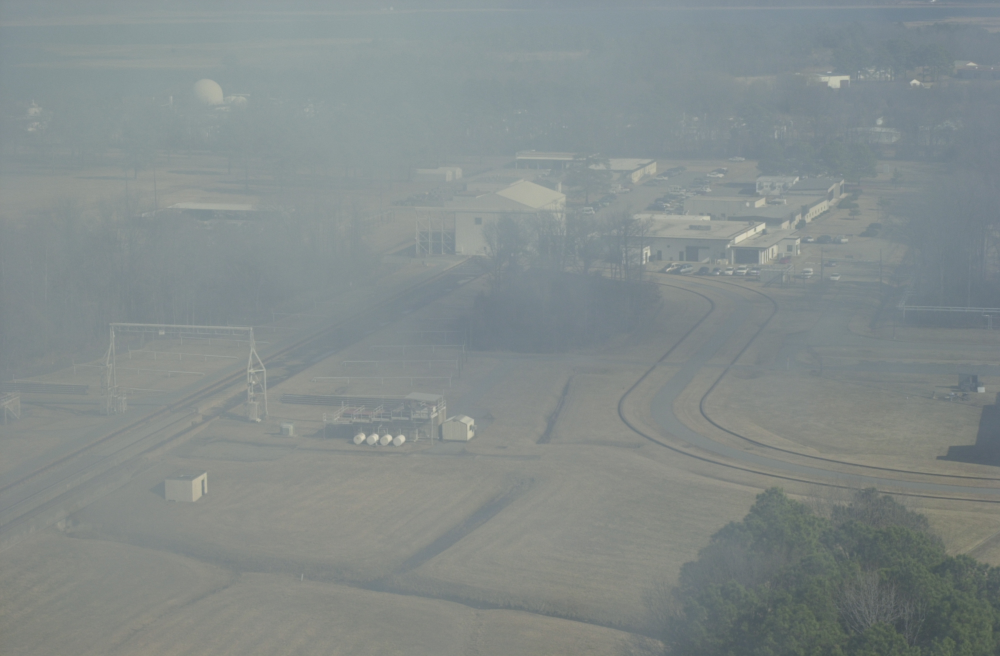
%> input picture DIP course/lg-image26.jpg, 2000 x 1312 px (shown at 1/2 size)
$ octave HW4_4.m   (GNU Octave 9; MATLAB toolbox functions it lacks are replaced by stand-ins)
%> lines starting %> are read from the running program, lines starting %| are printed output that depends on the picture; in (x1, y1, x2, y2) boxes, pixels count from 0 and x2, y2 are one past the last pixel; in counts of white or black regions, pixels touching at a corner belong together; the program's own positions count from 1
clc
clear
close all
f=imread('lg-image26.jpg');
%> f is the input picture: size 1312x2000x3 uint8; mean R, G, B 131.6, 139.6, 138.9
f=rgb2gray(f);
%> f: size 1312x2000 uint8
g=imresize(f,0.3);
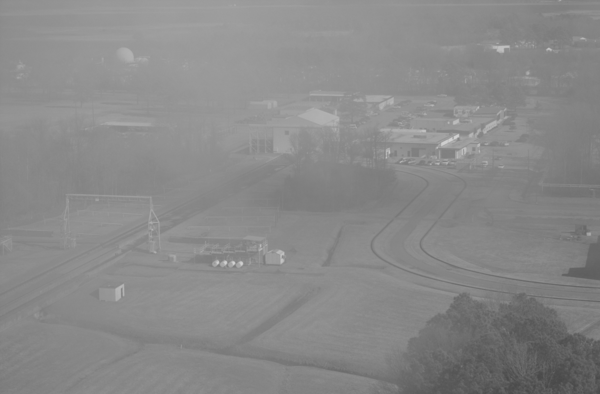
%> g: size 394x600 uint8; min 73, max 210, mean 137.1
figure,imshow(f,[]),title('Original Image')
figure,imshow(g,[]),title('Scaled Image')
gd=im2double(g);
[M,N]=size(g);
%> M = 394; N = 600
gamma=-10;
fgamma=255^(1-gamma)*gd.^gamma;
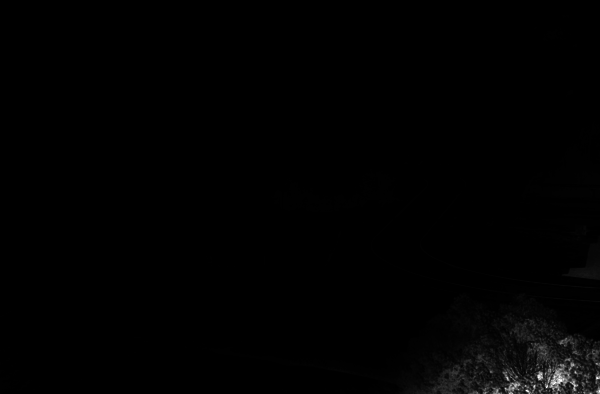
%> fgamma: size 394x600 double; min 2.07e+27, max 8.02e+31, mean 6.44e+29; drawn with min black and max white
figure,imshow(fgamma,[]),title(['Gamma Corrected Image with Gamma=',num2str(gamma)])
 h=zeros(256,1);
for m=1:M
    for n=1:N
        r=g(m,n);
        h(r+1)=h(r+1)+1;
    end
end
%> after the loop, h = 256 values, max 11030 at index 137, min 0 at index 1, mean 923.4
s=h./(M*N);
%> s = 256 values, max 0.0467 at index 137, min 0 at index 1, mean 0.00391
gh=heq(g);
%> after the loop in heq, `for i=1:M`:
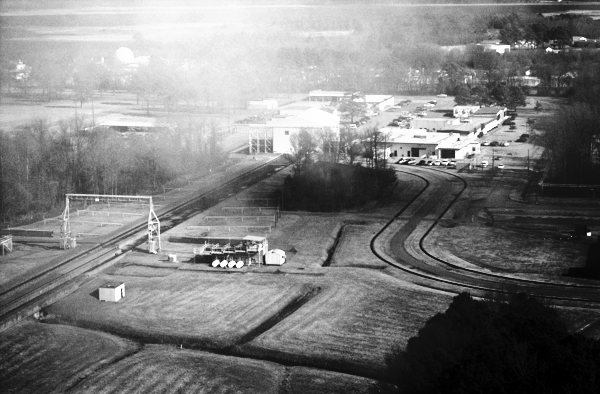
%> gh: size 394x600 double; min 0, max 236398, mean 114918.9; drawn with min black and max white
figure,imshow(gh,[]),title('Histogram Equalizer')
T=0;
for i=1:256
    T=T+s(i)*(i-1);
end
%> after the loop, T = 137.1
% [8 lines of commented-out code are left out]
cdf(1)=h(1);
for i=2:256
    cdf(i)=h(i)+cdf(i-1);
end
%> after the loop, cdf = 256 values from 0 to 236400
figure,bar(cdf),title('CDF of the histogram')
hshift=max(h(1:floor(T)));
%> hshift = 11030
cdf(floor(T)+1:end)=cdf(floor(T)+1:end)+hshift;
gbh=zeros(size(g));
for m=1:M
    for n=1:N
        v=g(m,n);
        gbh(m,n)=cdf(v);
    end
end
figure,imshow(gbh,[]),title('Bihistogram Equalized Image')
% [21 lines of commented-out code are left out]


L=30;
gzp(1:L,L+1:L+N)=g(1:L , :);
gzp((M+L+1):(M+2*L),L+1:L+N)=g((M-L+1):M,:);
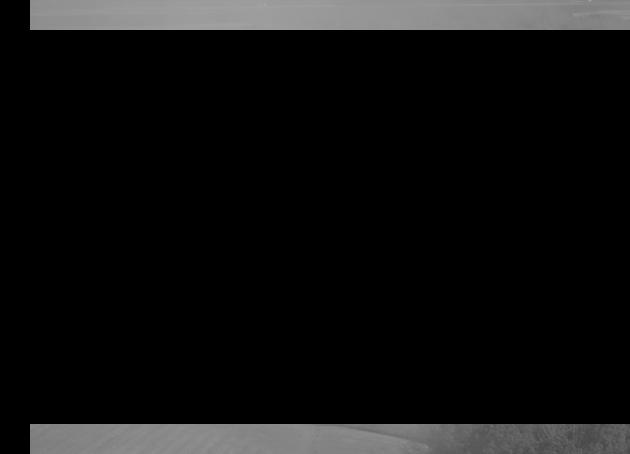
%> gzp: size 454x630 uint8; min 0, max 167, mean 16.7
gzp(L+1:L+M,1:L)=g(:,1:L);
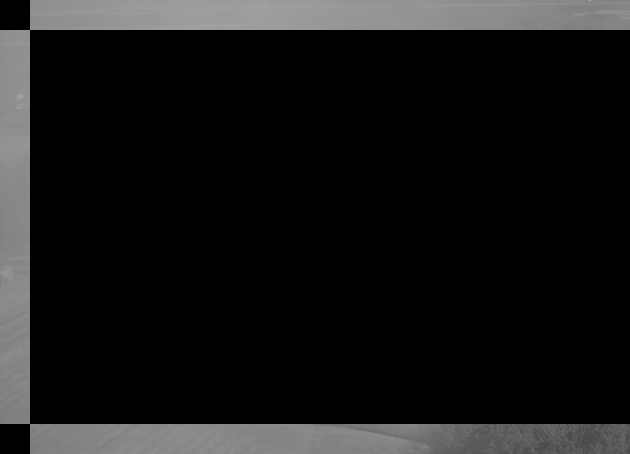
%> gzp: size 454x630 uint8; 4.13% of pixels changed, all inside (x1, y1, x2, y2) = (0, 30, 30, 424)
gzp(L+1:L+M,(N+L+1):(N+2*L))=g(:,(N-L+1):N);
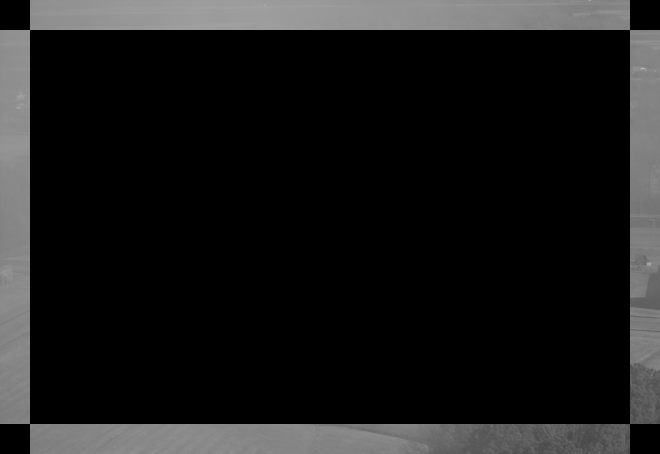
%> gzp: size 454x660 uint8; min 0, max 183, mean 26.1
gzp(L+1:M+L,L+1:N+L)=g;
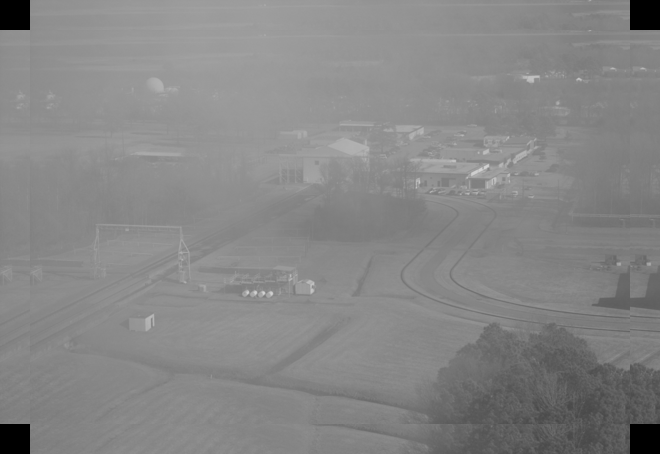
%> gzp: size 454x660 uint8; min 0, max 210, mean 134.3
%> the run ends on the next line
for m=L+1:M+L
% [16 lines not run here, left out]
function gh=heq(g)
    [M,N]=size(g);
    h=zeros(256,1);
    for m=1:M
        for n=1:N
            r=g(m,n);
            h(r+1)=h(r+1)+1;
        end
    end
    for i=1:M
        for j=1:N
            gh(i,j)=floor(sum(h(1:g(i,j))));
        end
    end
end
